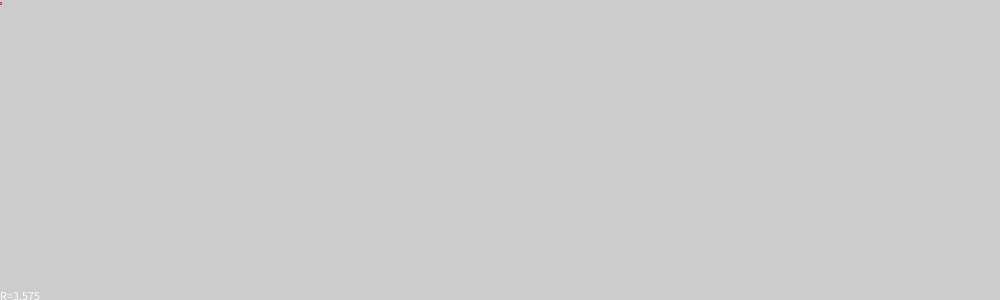
Frame 1 (no input)
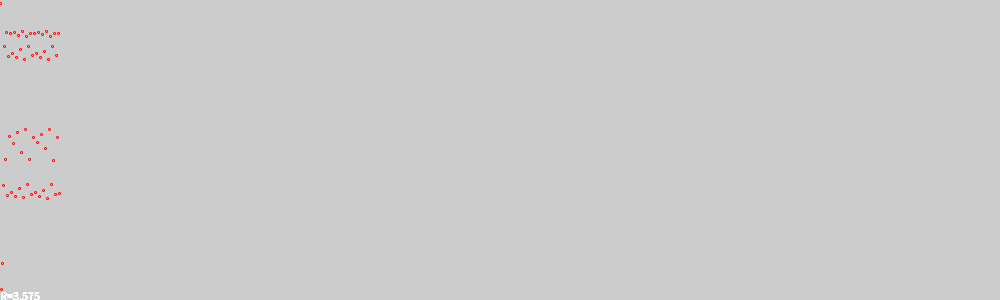
Frame 60 (the mouse pressed at the canvas centre just before this capture)
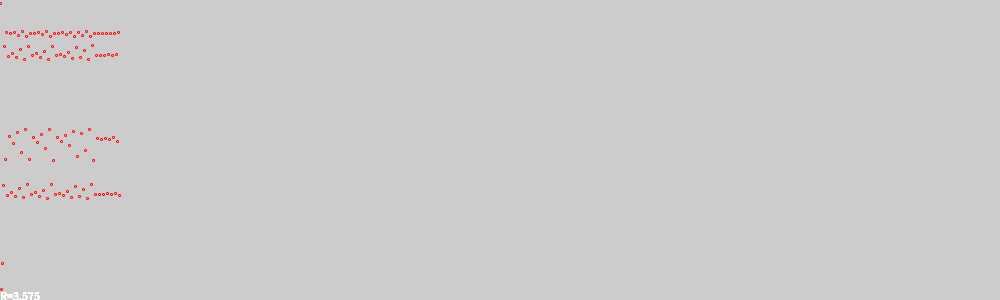
Frame 120 (the mouse held since frame 60 and released just before this capture)

The Processing sketch that drew these frames (run headless with seeded random() and noise(); from frame 60 on, the mouse is pressed at the canvas centre):

// Processing sketch: logistic_gr_if_colors_animated
// ── logistic_gr_if_colors_animated.pde
// Logistic iteration - with procedures

float R=3.575; //Range from 0..4
float X=0.99; //Range 0..1!

void setup()
{
  size(1000,300);
  
  //checking the range of R
  if( R >= 4.0 ) { R=4.0; println("R is too big!"); }
  if( R <= 0.0 ) { R=0.0; println("R is too small!"); }
  println("Current R=",R);
     
  if( X > 1.0 ) println("X is too big!");
  if( X < 0.0 ) println("X is too small!");
  
  stroke(255,0,0); //In RED!
}


int t=0; //'t' means "time". Is global because value should be kept between draw() calls.

void draw()
{
  if(t>width) return; //Nothing more to do!
  
  println(t,X);
  //point(t,height-X*height); //Visualise as a point
  ellipse(t,height-X*height,2,2);
  X=R*X*(1-X); //Calculate next iteration

  text("R="+R,0,height);
  t++; //INCREMENTATION!!!
}

// https://github.com/borkowsk/bookProcessingEN
